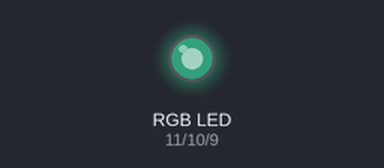
The sketch below on a simulated Arduino Uno, built with avr-gcc and run on an emulated ATmega328P. Parts: an RGB LED mixed from three pins (HIGH = lit). Dim RGB values are drawn brighter than linear; random numbers use the default seed unless the sketch sets one.

Above: at 0.15 s.
At 12.47 s:
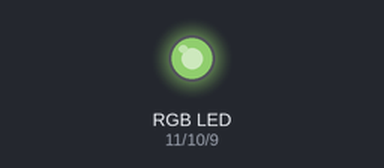
At 18.48 s:
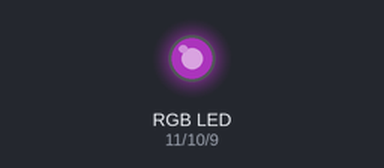
At 24.49 s:
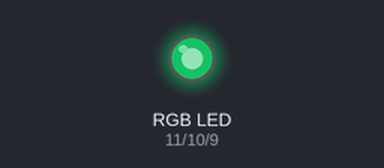
At 30.5 s:
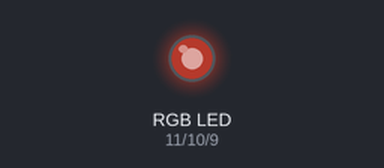
Timing chart, 0 to 38.5 s (numbered marks = the images above):
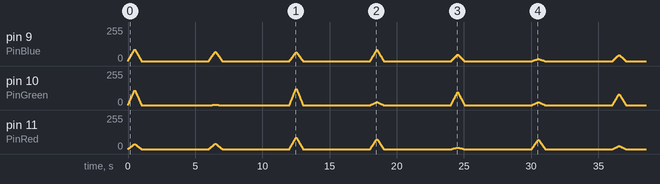

The sketch:

RGB_LED.ino
```cpp
const int PinRed = 11;
const int PinGreen = 10;
const int PinBlue = 9;

void setup()
{
  pinMode(PinBlue, OUTPUT);
  pinMode(PinGreen, OUTPUT);
  pinMode(PinRed, OUTPUT);

  analogWrite(PinBlue, 0);
  analogWrite(PinGreen, 0);
  analogWrite(PinRed, 0);
}

void ColorPulse()
{
    int r, g, b;
  int dr, dg, db;
  int i;
  int j;

  r = g = b = 0;
  dr = dg = db = 1;
  while(1) {
    for(i = 0; i < 4; i++) {
      for(j = 0; j < 4; j++) {
        b += db;
        if (b >= 255 && db == 1) db = -1;
        if (b <= 0 && db == -1) db = 1;
        analogWrite(PinBlue, b);
        delay(10);
      }
      g += dg;
      if (g >= 255 && dg == 1) dg = -1;
      if (g <= 0 && dg == -1) dg = 1;
      analogWrite(PinGreen, g);
    }
    r += dr;
    if (r >= 255 && dr == 1) dr = -1;
    if (r <= 0 && dr == -1) dr = 1;
    analogWrite(PinRed, r);
/*
    for(r = 0; r < 256; r++) {
      analogWrite(11, r);
      for(g = 0; g < 256; g++) {
        analogWrite(10, g);
        for(b = 0; b < 256; b++) {
          analogWrite(9, b);
          delay(10);
        }
      }
    }
*/
  }
}

void ColorPulseLow()
{
    int r, g, b;
  float dr, dg, db;
  int i;
  int j;
  int StepsUp = 50;
  int StepsDown=50;

  r = random(0, 128);
  g = random(0, 128);
  b = random(0, 128);

  dr = ((float)r)/StepsUp;
  dg = ((float)g)/StepsUp;
  db = ((float)b)/StepsUp;
  for(i = 0; i < StepsUp; i++)
  {
    analogWrite(PinRed, dr*i);
    analogWrite(PinGreen, dg*i);
    analogWrite(PinBlue, db*i);
    delay(10);
  }

  dr = ((float)r)/StepsDown;
  dg = ((float)g)/StepsDown;
  db = ((float)b)/StepsDown;
  for(i = StepsDown-1; i >= 0 ; i--)
  {
    analogWrite(PinRed, dr*i);
    analogWrite(PinGreen, dg*i);
    analogWrite(PinBlue, db*i);
    delay(10);
  }

  delay(5000);
}

void ColorFlash()
{
  while(1) {
    analogWrite(PinRed, 255);
    delay(10);
    analogWrite(PinRed, 0);

    delay(300);

    analogWrite(PinGreen, 255);
    delay(10);
    analogWrite(PinGreen, 0);

    delay(150);

    analogWrite(PinGreen, 255);
    delay(10);
    analogWrite(PinGreen, 0);

    delay(150);

    analogWrite(PinBlue, 255);
    delay(10);
    analogWrite(PinBlue, 0);

    delay(300);
  }
}

void loop()
{
//  ColorPulse();
  ColorPulseLow();
}
```
